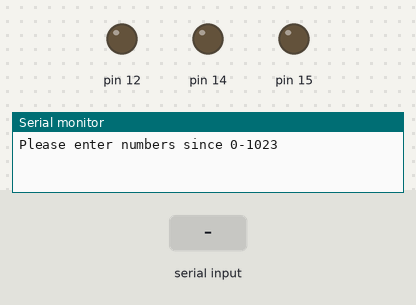
This sketch was run on a simulated Arduino Uno, built with avr-gcc and run on an emulated ATmega328P. On the bench: output pins drawn as LEDs (lit = HIGH), the last lines printed to the serial monitor. The inputs (shaded band) are chosen by the test bench.

Above: at 1.2 s.
1.3 s: "30,150\n" received over Serial
At 2.6 s:
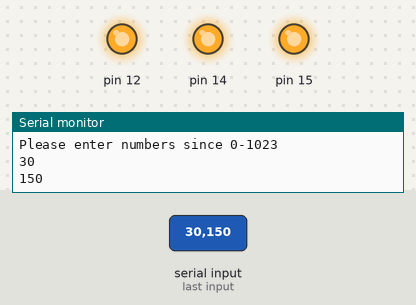
Timing chart, 0 to 4.4 s (numbered marks = the images above; inputs shaded):
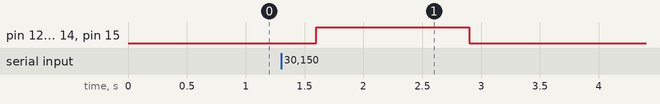

The sketch:

Serial_monitor_LED_brightness.ino
```cpp
const int ledRed = 14;
const int ledYellow = 12;
const int ledGreen = 15;
int duty;
void setup() {
  pinMode(14,OUTPUT);
  pinMode(12, OUTPUT);
  pinMode(15, OUTPUT);
  Serial.begin(115200);
  Serial.println("Please enter numbers since 0-1023");

}

void loop() {
  if(Serial.available()>0)
  {
    duty = Serial.parseInt();
    analogWrite(14, duty);
    analogWrite(12, duty);
    analogWrite(15, duty);
    Serial.println(duty);
    delay(300);
  }
  // put your main code here, to run repeatedly:

}
```

Measured:
- after the input at 1.3 s, pin 12, pin 14, pin 15: LOW → HIGH after 0.30 s, → LOW 1.3 s later
